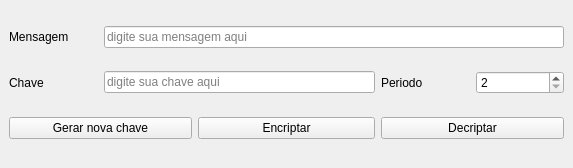
<?xml version="1.0" encoding="UTF-8"?>
<ui version="4.0">
 <class>MainWindow</class>
 <widget class="QMainWindow" name="MainWindow">
  <property name="geometry">
   <rect>
    <x>0</x>
    <y>0</y>
    <width>573</width>
    <height>168</height>
   </rect>
  </property>
  <property name="windowTitle">
   <string>Encriptador descriptador</string>
  </property>
  <widget class="QWidget" name="centralwidget">
   <layout class="QGridLayout" name="gridLayout">
    <item row="2" column="2" colspan="2">
     <widget class="QPushButton" name="btn_encriptar">
      <property name="text">
       <string>Encriptar</string>
      </property>
     </widget>
    </item>
    <item row="1" column="0">
     <widget class="QLabel" name="chave_label">
      <property name="text">
       <string>Chave</string>
      </property>
     </widget>
    </item>
    <item row="1" column="4">
     <widget class="QLabel" name="periodo_label">
      <property name="text">
       <string>Periodo</string>
      </property>
     </widget>
    </item>
    <item row="1" column="5">
     <widget class="QSpinBox" name="input_periodo">
      <property name="minimum">
       <number>2</number>
      </property>
      <property name="maximum">
       <number>999</number>
      </property>
     </widget>
    </item>
    <item row="2" column="0" colspan="2">
     <widget class="QPushButton" name="btn_chave">
      <property name="text">
       <string>Gerar nova chave</string>
      </property>
     </widget>
    </item>
    <item row="1" column="1" colspan="3">
     <widget class="QLineEdit" name="input_chave">
      <property name="text">
       <string/>
      </property>
      <property name="placeholderText">
       <string>digite sua chave aqui</string>
      </property>
     </widget>
    </item>
    <item row="2" column="4" colspan="2">
     <widget class="QPushButton" name="btn_decriptar">
      <property name="text">
       <string>Decriptar</string>
      </property>
     </widget>
    </item>
    <item row="0" column="0">
     <widget class="QLabel" name="msg_label">
      <property name="text">
       <string>Mensagem</string>
      </property>
     </widget>
    </item>
    <item row="0" column="1" colspan="5">
     <widget class="QLineEdit" name="input_msg">
      <property name="text">
       <string/>
      </property>
      <property name="placeholderText">
       <string>digite sua mensagem aqui</string>
      </property>
     </widget>
    </item>
   </layout>
  </widget>
 </widget>
 <resources/>
 <connections/>
</ui>
